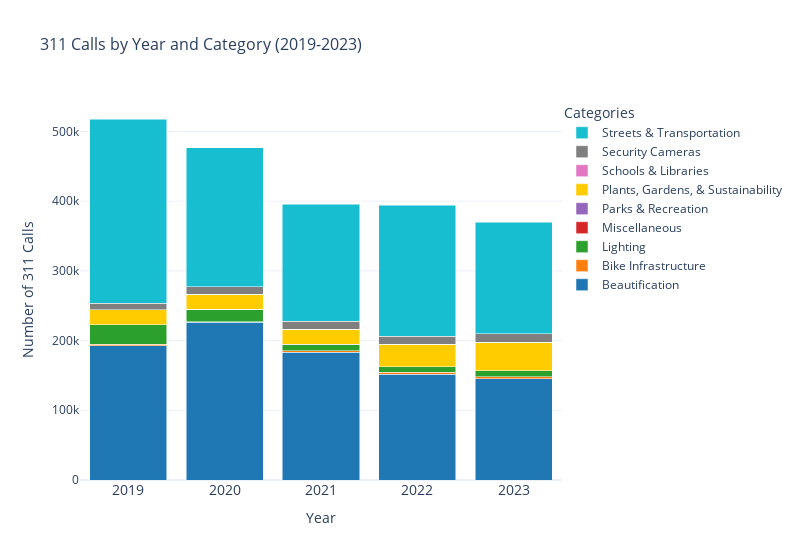
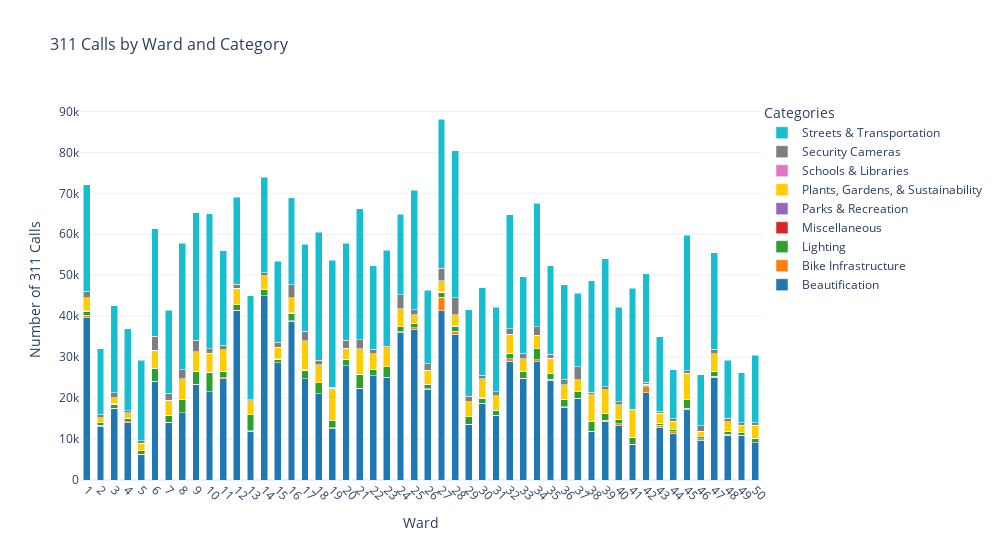
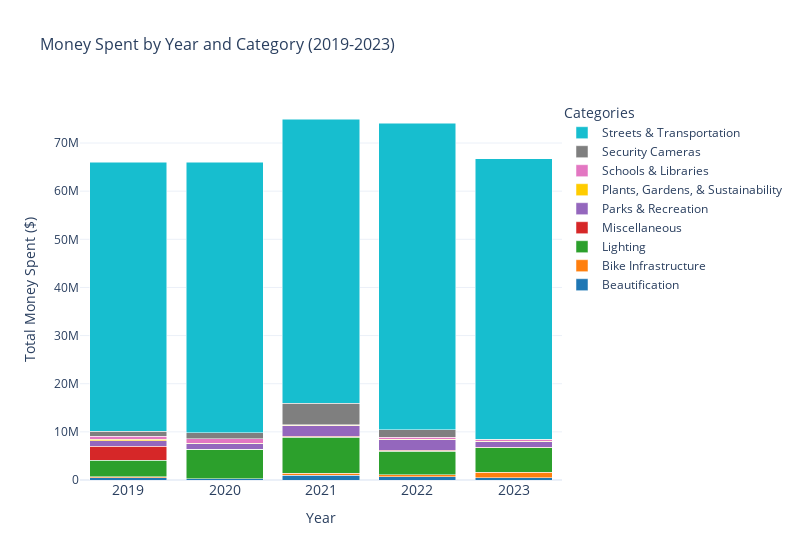
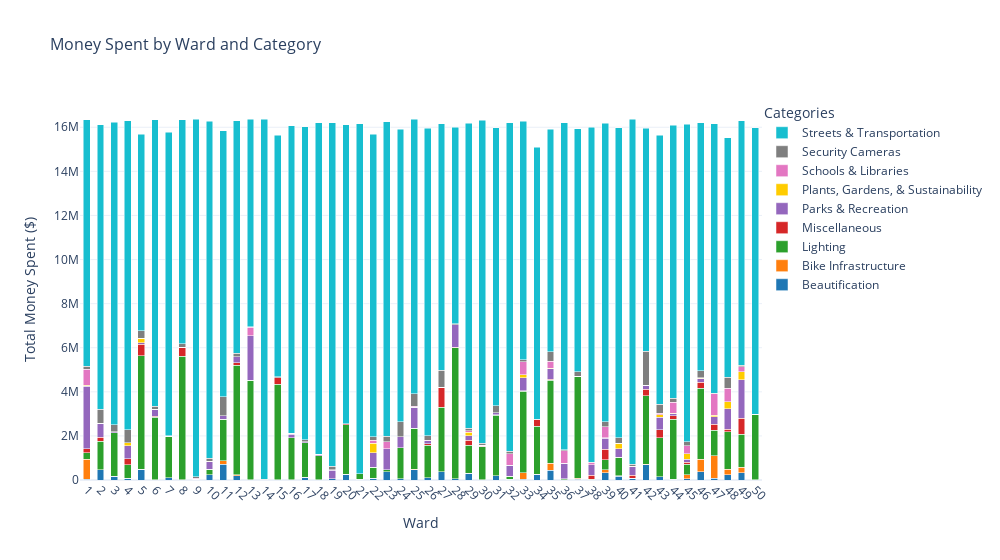

Here is the notebook cell these charts were saved with, in order:
### Code cell
# 2nd Version plotly 
import csv
import pathlib
from collections import defaultdict
import plotly.graph_objects as go
from plotly.offline import init_notebook_mode
init_notebook_mode(connected=True)

# CSV file path
csv_file = pathlib.Path.cwd().parent.parent / "30122-project-gitmoney" / "data" / "calls_money"
print(f"File path: {csv_file}")

def plot_calls_by_year_and_ward(csv_file: pathlib.Path):
    """
    Plot four interactive stacked bar charts: calls and money spent by year and ward, categorized.

    Parameters:
        csv_file (Path): Path to CSV file with year, ward, category, calls, and total_cost

    Returns:
        None (displays four plots)
    """
    # Load CSV data 
  
    with open(csv_file, 'r', encoding='utf-8') as f:
        reader = csv.DictReader(f)
        data = [{k.strip(): float(v) if k in ('calls', 'total_cost') else int(v) if k in ('year', 'ward') else v 
                    for k, v in row.items()} for row in reader]
 
    # Single-pass aggregation
    calls_by_year = defaultdict(lambda: defaultdict(int))
    calls_by_ward = defaultdict(lambda: defaultdict(int))
    money_by_year = defaultdict(lambda: defaultdict(float))
    money_by_ward = defaultdict(lambda: defaultdict(float))

    for entry in data:
        year = entry['year']
        ward = entry['ward']
        category = entry['category']
        calls = entry['calls']
        cost = entry['total_cost']

        if 2019 <= year <= 2023:
            calls_by_year[year][category] += calls
            money_by_year[year][category] += cost
        calls_by_ward[ward][category] += calls
        money_by_ward[ward][category] += cost

    # Extract sorted keys
    years = sorted(calls_by_year.keys())
    wards = sorted(calls_by_ward.keys())
    categories = sorted(set().union(*[set(calls_by_year[y].keys()) for y in years]))

    # Optimized 10-color palette
    color_palette = [
        '#1f77b4', '#ff7f0e', '#2ca02c', '#d62728', '#9467bd', 
        '#ffcc00', '#e377c2', '#7f7f7f', '#17becf', '#75701F'
    ]
    if len(categories) > len(color_palette):
        print(f"Warning: {len(categories)} categories exceed palette size ({len(color_palette)}).")
    category_colors = {cat: color_palette[i % len(color_palette)] for i, cat in enumerate(categories)}

    # Interactive stacked bar chart function 
    def plot_stacked_bars(x_values, data_dict, title, x_label, y_label, rotate_x=False):
        traces = []
        for category in categories:
            values = [data_dict[x].get(category, 0) for x in x_values]
            traces.append(go.Bar(
                x=x_values,
                y=values,
                name=category,
                hovertemplate='%{y}<extra></extra>',
                marker=dict(color=category_colors[category]),
                hoverinfo='y+name',
                width=0.5 if rotate_x else 0.8  
            ))

        # layout 
        layout = go.Layout(
            title=dict(text=title, font_size=16),
            barmode='stack',
            xaxis=dict(
                title=x_label,
                tickangle=45 if rotate_x else 0, 
                tickfont=dict(size=12 if rotate_x else 14),  
                tickmode='array',
                tickvals=x_values, 
                ticktext=[str(int(x)) for x in x_values],  
                automargin=True,  
                ticklen=8,  
                tickwidth=1
            ),
            yaxis=dict(title=y_label),
            hovermode='x unified',
            template="plotly_white",
            legend=dict(title="Categories", x=1, y=1, bgcolor="rgba(255,255,255,0.5)"),
            width=1000 if rotate_x else 800  
        )

        fig = go.Figure(data=traces, layout=layout)
        fig.show()

    # Plot all four charts
    plot_stacked_bars(years, calls_by_year, '311 Calls by Year and Category (2019-2023)', 'Year', 'Number of 311 Calls', rotate_x=False)
    plot_stacked_bars(wards, calls_by_ward, '311 Calls by Ward and Category', 'Ward', 'Number of 311 Calls', rotate_x=True)
    plot_stacked_bars(years, money_by_year, 'Money Spent by Year and Category (2019-2023)', 'Year', 'Total Money Spent ($)', rotate_x=False)
    plot_stacked_bars(wards, money_by_ward, 'Money Spent by Ward and Category', 'Ward', 'Total Money Spent ($)', rotate_x=True)

# Run the real data
if __name__ == "__main__":
    plot_calls_by_year_and_ward(csv_file)

### Figure 1 — Plotly figure (JSON) as saved in the notebook; plotly's stock layout.template omitted (floating-point values rounded to 4 significant figures)
{"data": [{"hoverinfo": "y+name", "hovertemplate": "%{y}<extra></extra>", "marker": {"color": "#1f77b4"}, "name": "Beautification", "type": "bar", "width": 0.8, "x": [2019, 2020, 2021, 2022, 2023], "y": [192651, 226121, 183231, 151475, 145395]}, {"hoverinfo": "y+name", "hovertemplate": "%{y}<extra></extra>", "marker": {"color": "#ff7f0e"}, "name": "Bike Infrastructure", "type": "bar", "width": 0.8, "x": [2019, 2020, 2021, 2022, 2023], "y": [2119, 1118, 1986, 3446, 2734]}, {"hoverinfo": "y+name", "hovertemplate": "%{y}<extra></extra>", "marker": {"color": "#2ca02c"}, "name": "Lighting", "type": "bar", "width": 0.8, "x": [2019, 2020, 2021, 2022, 2023], "y": [27863, 17720, 8870, 7559, 8501]}, {"hoverinfo": "y+name", "hovertemplate": "%{y}<extra></extra>", "marker": {"color": "#d62728"}, "name": "Miscellaneous", "type": "bar", "width": 0.8, "x": [2019, 2020, 2021, 2022, 2023], "y": [0, 0, 0, 0, 0]}, {"hoverinfo": "y+name", "hovertemplate": "%{y}<extra></extra>", "marker": {"color": "#9467bd"}, "name": "Parks & Recreation", "type": "bar", "width": 0.8, "x": [2019, 2020, 2021, 2022, 2023], "y": [404, 135, 596, 338, 313]}, {"hoverinfo": "y+name", "hovertemplate": "%{y}<extra></extra>", "marker": {"color": "#ffcc00"}, "name": "Plants, Gardens, & Sustainability", "type": "bar", "width": 0.8, "x": [2019, 2020, 2021, 2022, 2023], "y": [21484, 21141, 21727, 31647, 40708]}, {"hoverinfo": "y+name", "hovertemplate": "%{y}<extra></extra>", "marker": {"color": "#e377c2"}, "name": "Schools & Libraries", "type": "bar", "width": 0.8, "x": [2019, 2020, 2021, 2022, 2023], "y": [0, 0, 0, 0, 0]}, {"hoverinfo": "y+name", "hovertemplate": "%{y}<extra></extra>", "marker": {"color": "#7f7f7f"}, "name": "Security Cameras", "type": "bar", "width": 0.8, "x": [2019, 2020, 2021, 2022, 2023], "y": [8966, 10835, 11289, 11720, 12045]}, {"hoverinfo": "y+name", "hovertemplate": "%{y}<extra></extra>", "marker": {"color": "#17becf"}, "name": "Streets & Transportation", "type": "bar", "width": 0.8, "x": [2019, 2020, 2021, 2022, 2023], "y": [264391, 199902, 167919, 187936, 160300]}], "layout": {"barmode": "stack", "hovermode": "x unified", "legend": {"bgcolor": "rgba(255,255,255,0.5)", "title": {"text": "Categories"}, "x": 1, "y": 1}, "title": {"font": {"size": 16}, "text": "311 Calls by Year and Category (2019-2023)"}, "width": 800, "xaxis": {"automargin": true, "tickangle": 0, "tickfont": {"size": 14}, "ticklen": 8, "tickmode": "array", "ticktext": ["2019", "2020", "2021", "2022", "2023"], "tickvals": [2019, 2020, 2021, 2022, 2023], "tickwidth": 1, "title": {"text": "Year"}}, "yaxis": {"title": {"text": "Number of 311 Calls"}}}}

### Figure 2 — Plotly figure (JSON) as saved in the notebook; plotly's stock layout.template omitted (floating-point values rounded to 4 significant figures)
{"data": [{"hoverinfo": "y+name", "hovertemplate": "%{y}<extra></extra>", "marker": {"color": "#1f77b4"}, "name": "Beautification", "type": "bar", "width": 0.5, "x": [1, 2, 3, 4, 5, 6, 7, 8, 9, 10, 11, 12, 13, 14, 15, 16, 17, 18, 19, 20, 21, 22, 23, 24, 25, 26, 27, 28, 29, 30, 31, 32, 33, 34, 35, 36, 37, 38, 39, 40, 41, 42, 43, 44, 45, 46, 47, 48, 49, 50], "y": [39615, 13092, 17400, 14004, 6172, 24013, 14047, 16409, 23332, 21534, 24715, 41417, 11963, 44951, 28584, 38822, 24680, 21004, 12692, 27897, 22310, 25412, 25041, 36140, 36706, 22187, 41345, 35561, 13607, 18605, 15794, 28954, 24669, 28912, 24404, 17747, 19932, 11911, 14361, 13371, 8667, 21320, 12904, 11446, 17275, 9767, 25092, 10887, 10822, 9066]}, {"hoverinfo": "y+name", "hovertemplate": "%{y}<extra></extra>", "marker": {"color": "#ff7f0e"}, "name": "Bike Infrastructure", "type": "bar", "width": 0.5, "x": [1, 2, 3, 4, 5, 6, 7, 8, 9, 10, 11, 12, 13, 14, 15, 16, 17, 18, 19, 20, 21, 22, 23, 24, 25, 26, 27, 28, 29, 30, 31, 32, 33, 34, 35, 36, 37, 38, 39, 40, 41, 42, 43, 44, 45, 46, 47, 48, 49, 50], "y": [576, 288, 165, 260, 101, 115, 13, 14, 14, 34, 256, 37, 14, 28, 38, 8, 23, 10, 11, 21, 68, 17, 25, 20, 486, 109, 3280, 715, 15, 117, 60, 704, 206, 497, 150, 103, 29, 28, 259, 342, 27, 1437, 410, 290, 208, 322, 290, 246, 76, 58]}, {"hoverinfo": "y+name", "hovertemplate": "%{y}<extra></extra>", "marker": {"color": "#2ca02c"}, "name": "Lighting", "type": "bar", "width": 0.5, "x": [1, 2, 3, 4, 5, 6, 7, 8, 9, 10, 11, 12, 13, 14, 15, 16, 17, 18, 19, 20, 21, 22, 23, 24, 25, 26, 27, 28, 29, 30, 31, 32, 33, 34, 35, 36, 37, 38, 39, 40, 41, 42, 43, 44, 45, 46, 47, 48, 49, 50], "y": [1068, 619, 914, 810, 837, 3058, 1690, 3128, 3176, 4724, 1571, 1301, 4010, 1575, 905, 1908, 2156, 2675, 1736, 1559, 3391, 1577, 2615, 1250, 1048, 968, 1222, 1306, 1767, 1272, 1199, 1292, 1526, 2607, 1409, 1802, 1566, 2233, 1587, 1094, 1733, 253, 564, 528, 2073, 426, 1116, 703, 682, 1021]}, {"hoverinfo": "y+name", "hovertemplate": "%{y}<extra></extra>", "marker": {"color": "#d62728"}, "name": "Miscellaneous", "type": "bar", "width": 0.5, "x": [1, 2, 3, 4, 5, 6, 7, 8, 9, 10, 11, 12, 13, 14, 15, 16, 17, 18, 19, 20, 21, 22, 23, 24, 25, 26, 27, 28, 29, 30, 31, 32, 33, 34, 35, 36, 37, 38, 39, 40, 41, 42, 43, 44, 45, 46, 47, 48, 49, 50], "y": [0, 0, 0, 0, 0, 0, 0, 0, 0, 0, 0, 0, 0, 0, 0, 0, 0, 0, 0, 0, 0, 0, 0, 0, 0, 0, 0, 0, 0, 0, 0, 0, 0, 0, 0, 0, 0, 0, 0, 0, 0, 0, 0, 0, 0, 0, 0, 0, 0, 0]}, {"hoverinfo": "y+name", "hovertemplate": "%{y}<extra></extra>", "marker": {"color": "#9467bd"}, "name": "Parks & Recreation", "type": "bar", "width": 0.5, "x": [1, 2, 3, 4, 5, 6, 7, 8, 9, 10, 11, 12, 13, 14, 15, 16, 17, 18, 19, 20, 21, 22, 23, 24, 25, 26, 27, 28, 29, 30, 31, 32, 33, 34, 35, 36, 37, 38, 39, 40, 41, 42, 43, 44, 45, 46, 47, 48, 49, 50], "y": [29, 9, 108, 46, 37, 131, 56, 76, 73, 39, 27, 24, 2, 8, 44, 119, 48, 17, 30, 61, 79, 11, 11, 69, 47, 67, 99, 113, 62, 31, 10, 8, 37, 60, 27, 25, 47, 10, 42, 15, 14, 15, 12, 8, 23, 24, 20, 26, 6, 13]}, {"hoverinfo": "y+name", "hovertemplate": "%{y}<extra></extra>", "marker": {"color": "#ffcc00"}, "name": "Plants, Gardens, & Sustainability", "type": "bar", "width": 0.5, "x": [1, 2, 3, 4, 5, 6, 7, 8, 9, 10, 11, 12, 13, 14, 15, 16, 17, 18, 19, 20, 21, 22, 23, 24, 25, 26, 27, 28, 29, 30, 31, 32, 33, 34, 35, 36, 37, 38, 39, 40, 41, 42, 43, 44, 45, 46, 47, 48, 49, 50], "y": [3249, 1219, 1515, 1275, 1801, 4344, 3677, 5099, 4697, 4595, 5257, 4016, 3383, 3345, 2867, 3698, 7061, 4484, 7921, 2623, 6190, 3819, 4571, 4307, 2006, 3471, 2744, 2650, 3645, 4680, 3493, 4610, 3185, 3262, 3761, 3592, 2949, 6668, 5731, 3605, 6654, 412, 2386, 2088, 6448, 1405, 4326, 2327, 1800, 3172]}, {"hoverinfo": "y+name", "hovertemplate": "%{y}<extra></extra>", "marker": {"color": "#e377c2"}, "name": "Schools & Libraries", "type": "bar", "width": 0.5, "x": [1, 2, 3, 4, 5, 6, 7, 8, 9, 10, 11, 12, 13, 14, 15, 16, 17, 18, 19, 20, 21, 22, 23, 24, 25, 26, 27, 28, 29, 30, 31, 32, 33, 34, 35, 36, 37, 38, 39, 40, 41, 42, 43, 44, 45, 46, 47, 48, 49, 50], "y": [0, 0, 0, 0, 0, 0, 0, 0, 0, 0, 0, 0, 0, 0, 0, 0, 0, 0, 0, 0, 0, 0, 0, 0, 0, 0, 0, 0, 0, 0, 0, 0, 0, 0, 0, 0, 0, 0, 0, 0, 0, 0, 0, 0, 0, 0, 0, 0, 0, 0]}, {"hoverinfo": "y+name", "hovertemplate": "%{y}<extra></extra>", "marker": {"color": "#7f7f7f"}, "name": "Security Cameras", "type": "bar", "width": 0.5, "x": [1, 2, 3, 4, 5, 6, 7, 8, 9, 10, 11, 12, 13, 14, 15, 16, 17, 18, 19, 20, 21, 22, 23, 24, 25, 26, 27, 28, 29, 30, 31, 32, 33, 34, 35, 36, 37, 38, 39, 40, 41, 42, 43, 44, 45, 46, 47, 48, 49, 50], "y": [1526, 650, 1169, 522, 676, 3395, 1707, 2150, 2790, 1105, 1032, 1024, 283, 678, 1237, 3066, 2371, 1109, 293, 1988, 2222, 1045, 425, 3482, 1340, 1550, 2993, 4128, 1399, 922, 1037, 1403, 1340, 2125, 945, 1232, 3082, 619, 801, 664, 218, 437, 570, 574, 672, 1263, 1062, 880, 553, 710]}, {"hoverinfo": "y+name", "hovertemplate": "%{y}<extra></extra>", "marker": {"color": "#17becf"}, "name": "Streets & Transportation", "type": "bar", "width": 0.5, "x": [1, 2, 3, 4, 5, 6, 7, 8, 9, 10, 11, 12, 13, 14, 15, 16, 17, 18, 19, 20, 21, 22, 23, 24, 25, 26, 27, 28, 29, 30, 31, 32, 33, 34, 35, 36, 37, 38, 39, 40, 41, 42, 43, 44, 45, 46, 47, 48, 49, 50], "y": [26019, 16192, 21316, 19963, 19667, 26337, 20221, 30961, 31173, 33032, 23094, 21181, 25342, 23367, 19700, 21310, 21258, 31252, 30941, 23626, 31977, 20433, 23381, 19614, 29178, 17947, 36468, 35925, 21118, 21319, 20546, 27797, 18698, 30071, 21680, 23227, 18013, 27243, 31200, 23115, 29554, 26445, 18100, 12045, 33089, 12505, 23580, 14127, 12216, 16472]}], "layout": {"barmode": "stack", "hovermode": "x unified", "legend": {"bgcolor": "rgba(255,255,255,0.5)", "title": {"text": "Categories"}, "x": 1, "y": 1}, "title": {"font": {"size": 16}, "text": "311 Calls by Ward and Category"}, "width": 1000, "xaxis": {"automargin": true, "tickangle": 45, "tickfont": {"size": 12}, "ticklen": 8, "tickmode": "array", "ticktext": ["1", "2", "3", "4", "5", "6", "7", "8", "9", "10", "11", "12", "13", "14", "15", "16", "17", "18", "19", "20", "21", "22", "23", "24", "25", "26", "27", "28", "29", "30", "31", "32", "33", "34", "35", "36", "37", "38", "39", "40", "41", "42", "43", "44", "45", "46", "47", "48", "49", "50"], "tickvals": [1, 2, 3, 4, 5, 6, 7, 8, 9, 10, 11, 12, 13, 14, 15, 16, 17, 18, 19, 20, 21, 22, 23, 24, 25, 26, 27, 28, 29, 30, 31, 32, 33, 34, 35, 36, 37, 38, 39, 40, 41, 42, 43, 44, 45, 46, 47, 48, 49, 50], "tickwidth": 1, "title": {"text": "Ward"}}, "yaxis": {"title": {"text": "Number of 311 Calls"}}}}

### Figure 3 — Plotly figure (JSON) as saved in the notebook; plotly's stock layout.template omitted (floating-point values rounded to 4 significant figures)
{"data": [{"hoverinfo": "y+name", "hovertemplate": "%{y}<extra></extra>", "marker": {"color": "#1f77b4"}, "name": "Beautification", "type": "bar", "width": 0.8, "x": [2019, 2020, 2021, 2022, 2023], "y": [475637, 218825, 961918, 637405, 468730]}, {"hoverinfo": "y+name", "hovertemplate": "%{y}<extra></extra>", "marker": {"color": "#ff7f0e"}, "name": "Bike Infrastructure", "type": "bar", "width": 0.8, "x": [2019, 2020, 2021, 2022, 2023], "y": [219000, 71000, 452500, 427500, 1176263]}, {"hoverinfo": "y+name", "hovertemplate": "%{y}<extra></extra>", "marker": {"color": "#2ca02c"}, "name": "Lighting", "type": "bar", "width": 0.8, "x": [2019, 2020, 2021, 2022, 2023], "y": [3456041, 6069707, 7480645, 4894523, 5042751]}, {"hoverinfo": "y+name", "hovertemplate": "%{y}<extra></extra>", "marker": {"color": "#d62728"}, "name": "Miscellaneous", "type": "bar", "width": 0.8, "x": [2019, 2020, 2021, 2022, 2023], "y": [2912952, 6145, 200000, 225218, 157934]}, {"hoverinfo": "y+name", "hovertemplate": "%{y}<extra></extra>", "marker": {"color": "#9467bd"}, "name": "Parks & Recreation", "type": "bar", "width": 0.8, "x": [2019, 2020, 2021, 2022, 2023], "y": [1110120, 1114975, 2149540, 2190833, 1077081]}, {"hoverinfo": "y+name", "hovertemplate": "%{y}<extra></extra>", "marker": {"color": "#ffcc00"}, "name": "Plants, Gardens, & Sustainability", "type": "bar", "width": 0.8, "x": [2019, 2020, 2021, 2022, 2023], "y": [258371, 190406, 164000, 91700, 160000]}, {"hoverinfo": "y+name", "hovertemplate": "%{y}<extra></extra>", "marker": {"color": "#e377c2"}, "name": "Schools & Libraries", "type": "bar", "width": 0.8, "x": [2019, 2020, 2021, 2022, 2023], "y": [695000, 926233, 89750, 395360, 320634]}, {"hoverinfo": "y+name", "hovertemplate": "%{y}<extra></extra>", "marker": {"color": "#7f7f7f"}, "name": "Security Cameras", "type": "bar", "width": 0.8, "x": [2019, 2020, 2021, 2022, 2023], "y": [965856, 1207779, 4482962, 1551966, 34000]}, {"hoverinfo": "y+name", "hovertemplate": "%{y}<extra></extra>", "marker": {"color": "#17becf"}, "name": "Streets & Transportation", "type": "bar", "width": 0.8, "x": [2019, 2020, 2021, 2022, 2023], "y": [55884972, 56155076, 59008589, 63730102, 58317014]}], "layout": {"barmode": "stack", "hovermode": "x unified", "legend": {"bgcolor": "rgba(255,255,255,0.5)", "title": {"text": "Categories"}, "x": 1, "y": 1}, "title": {"font": {"size": 16}, "text": "Money Spent by Year and Category (2019-2023)"}, "width": 800, "xaxis": {"automargin": true, "tickangle": 0, "tickfont": {"size": 14}, "ticklen": 8, "tickmode": "array", "ticktext": ["2019", "2020", "2021", "2022", "2023"], "tickvals": [2019, 2020, 2021, 2022, 2023], "tickwidth": 1, "title": {"text": "Year"}}, "yaxis": {"title": {"text": "Total Money Spent ($)"}}}}

### Figure 4 — Plotly figure (JSON) as saved in the notebook; plotly's stock layout.template omitted (floating-point values rounded to 4 significant figures)
{"data": [{"hoverinfo": "y+name", "hovertemplate": "%{y}<extra></extra>", "marker": {"color": "#1f77b4"}, "name": "Beautification", "type": "bar", "width": 0.5, "x": [1, 2, 3, 4, 5, 6, 7, 8, 9, 10, 11, 12, 13, 14, 15, 16, 17, 18, 19, 20, 21, 22, 23, 24, 25, 26, 27, 28, 29, 30, 31, 32, 33, 34, 35, 36, 37, 38, 39, 40, 41, 42, 43, 44, 45, 46, 47, 48, 49, 50], "y": [36000, 465965, 180150, 88069, 480679, 20750, 107703, 16500, 13600, 236888, 718426, 203401, 18345, 0, 7800, 14400, 130600, 17595, 51100, 256148, 23362, 88700, 369194, 63443, 458197, 96011, 374551, 46850, 313157, 10000, 188547, 34100, 32000, 264300, 453425, 16700, 41757, 10300, 325350, 171961, 68650, 701714, 143976, 35850, 60909, 374864, 70300, 236850, 337028, 14000]}, {"hoverinfo": "y+name", "hovertemplate": "%{y}<extra></extra>", "marker": {"color": "#ff7f0e"}, "name": "Bike Infrastructure", "type": "bar", "width": 0.5, "x": [1, 2, 3, 4, 5, 6, 7, 8, 9, 10, 11, 12, 13, 14, 15, 16, 17, 18, 19, 20, 21, 22, 23, 24, 25, 26, 27, 28, 29, 30, 31, 32, 33, 34, 35, 36, 37, 38, 39, 40, 41, 42, 43, 44, 45, 46, 47, 48, 49, 50], "y": [900000, 0, 0, 0, 0, 0, 0, 0, 0, 0, 150000, 30000, 0, 0, 0, 0, 0, 0, 0, 0, 0, 0, 0, 0, 26500, 0, 0, 0, 0, 0, 0, 5000, 297763, 0, 315365, 0, 45000, 0, 150000, 23000, 0, 18000, 0, 0, 175716, 565500, 1034500, 255500, 247000, 0]}, {"hoverinfo": "y+name", "hovertemplate": "%{y}<extra></extra>", "marker": {"color": "#2ca02c"}, "name": "Lighting", "type": "bar", "width": 0.5, "x": [1, 2, 3, 4, 5, 6, 7, 8, 9, 10, 11, 12, 13, 14, 15, 16, 17, 18, 19, 20, 21, 22, 23, 24, 25, 26, 27, 28, 29, 30, 31, 32, 33, 34, 35, 36, 37, 38, 39, 40, 41, 42, 43, 44, 45, 46, 47, 48, 49, 50], "y": [308844, 1294152, 1968675, 599679, 5151668, 2822448, 1866200, 5601809, 26512, 243950, 1880866, 4980847, 4498570, 2349, 4341187, 1907642, 1552550, 1091690, 1600, 2239974, 267450, 481728, 96000, 1397683, 1860600, 1473050, 2936912, 5963549, 1253849, 1498260, 2757781, 141500, 3698950, 2166305, 3745950, 44363, 4596450, 16750, 452721, 827499, 3550, 3112864, 1777850, 2720843, 482250, 3217700, 1163149, 1696750, 1490726, 2966032]}, {"hoverinfo": "y+name", "hovertemplate": "%{y}<extra></extra>", "marker": {"color": "#d62728"}, "name": "Miscellaneous", "type": "bar", "width": 0.5, "x": [1, 2, 3, 4, 5, 6, 7, 8, 9, 10, 11, 12, 13, 14, 15, 16, 17, 18, 19, 20, 21, 22, 23, 24, 25, 26, 27, 28, 29, 30, 31, 32, 33, 34, 35, 36, 37, 38, 39, 40, 41, 42, 43, 44, 45, 46, 47, 48, 49, 50], "y": [171611, 184196, 413, 284219, 524039, 48646, 1200, 405770, 0, 2620, 0, 101582, 5983, 483, 281814, 515, 11560, 154, 0, 48273, 0, 0, 10925, 0, 634, 66386, 889270, 928, 234912, 25000, 10703, 0, 27543, 300955, 54145, 525, 19616, 196957, 471480, 1173, 133500, 276764, 355318, 148854, 79587, 271764, 254450, 119206, 733604, 0]}, {"hoverinfo": "y+name", "hovertemplate": "%{y}<extra></extra>", "marker": {"color": "#9467bd"}, "name": "Parks & Recreation", "type": "bar", "width": 0.5, "x": [1, 2, 3, 4, 5, 6, 7, 8, 9, 10, 11, 12, 13, 14, 15, 16, 17, 18, 19, 20, 21, 22, 23, 24, 25, 26, 27, 28, 29, 30, 31, 32, 33, 34, 35, 36, 37, 38, 39, 40, 41, 42, 43, 44, 45, 46, 47, 48, 49, 50], "y": [2839999, 622305, 34000, 577340, 70580, 325000, 0, 0, 0, 335000, 172829, 284850, 2015000, 0, 0, 150000, 50000, 50000, 395118, 0, 0, 674000, 930829, 500000, 951276, 150000, 0, 1025000, 209500, 45000, 100000, 500000, 576904, 0, 468000, 690578, 0, 470000, 490616, 390000, 402000, 189319, 575201, 104988, 132500, 167735, 350100, 914900, 1728925, 0]}, {"hoverinfo": "y+name", "hovertemplate": "%{y}<extra></extra>", "marker": {"color": "#ffcc00"}, "name": "Plants, Gardens, & Sustainability", "type": "bar", "width": 0.5, "x": [1, 2, 3, 4, 5, 6, 7, 8, 9, 10, 11, 12, 13, 14, 15, 16, 17, 18, 19, 20, 21, 22, 23, 24, 25, 26, 27, 28, 29, 30, 31, 32, 33, 34, 35, 36, 37, 38, 39, 40, 41, 42, 43, 44, 45, 46, 47, 48, 49, 50], "y": [50000, 18841, 15129, 150000, 212595, 0, 0, 0, 0, 30000, 0, 0, 4438, 0, 0, 47200, 0, 0, 20515, 4289, 0, 415000, 0, 539, 2576, 0, 0, 0, 151788, 0, 0, 0, 134241, 0, 21275, 0, 0, 0, 25000, 262535, 17100, 1050, 114180, 14532, 249000, 22972, 74385, 334498, 377000, 0]}, {"hoverinfo": "y+name", "hovertemplate": "%{y}<extra></extra>", "marker": {"color": "#e377c2"}, "name": "Schools & Libraries", "type": "bar", "width": 0.5, "x": [1, 2, 3, 4, 5, 6, 7, 8, 9, 10, 11, 12, 13, 14, 15, 16, 17, 18, 19, 20, 21, 22, 23, 24, 25, 26, 27, 28, 29, 30, 31, 32, 33, 34, 35, 36, 37, 38, 39, 40, 41, 42, 43, 44, 45, 46, 47, 48, 49, 50], "y": [708363, 0, 0, 0, 0, 0, 0, 0, 49115, 0, 0, 0, 395000, 0, 0, 0, 0, 0, 0, 0, 0, 140000, 339352, 0, 50000, 20000, 0, 9400, 75000, 0, 0, 500000, 594542, 0, 339000, 583900, 0, 80650, 511233, 0, 0, 0, 53500, 510200, 383100, 9057, 956284, 600899, 232222, 0]}, {"hoverinfo": "y+name", "hovertemplate": "%{y}<extra></extra>", "marker": {"color": "#7f7f7f"}, "name": "Security Cameras", "type": "bar", "width": 0.5, "x": [1, 2, 3, 4, 5, 6, 7, 8, 9, 10, 11, 12, 13, 14, 15, 16, 17, 18, 19, 20, 21, 22, 23, 24, 25, 26, 27, 28, 29, 30, 31, 32, 33, 34, 35, 36, 37, 38, 39, 40, 41, 42, 43, 44, 45, 46, 47, 48, 49, 50], "y": [152459, 624346, 311721, 586139, 324557, 128350, 24776, 165793, 67500, 135933, 854802, 147622, 5400, 24776, 46000, 0, 79772, 5485, 163985, 1800, 0, 173391, 239356, 676674, 559188, 199926, 785795, 48300, 104904, 81087, 319530, 123680, 102237, 22500, 428083, 38281, 215552, 24776, 210738, 241789, 87534, 1530828, 421188, 163316, 169377, 319435, 27011, 497221, 57820, 0]}, {"hoverinfo": "y+name", "hovertemplate": "%{y}<extra></extra>", "marker": {"color": "#17becf"}, "name": "Streets & Transportation", "type": "bar", "width": 0.5, "x": [1, 2, 3, 4, 5, 6, 7, 8, 9, 10, 11, 12, 13, 14, 15, 16, 17, 18, 19, 20, 21, 22, 23, 24, 25, 26, 27, 28, 29, 30, 31, 32, 33, 34, 35, 36, 37, 38, 39, 40, 41, 42, 43, 44, 45, 46, 47, 48, 49, 50], "y": [11170222, 12915192, 13728358, 14022278, 8926842, 13001008, 13768943, 10159947, 16200339, 15282626, 12070273, 10549029, 9433038, 16340650, 10966875, 13957405, 14206772, 15050023, 15562419, 13568077, 15872045, 13707243, 14256318, 13277046, 12453773, 13958724, 11166723, 8900142, 13839997, 14654250, 12601556, 14900411, 10812084, 12340913, 10077379, 14828855, 11008218, 15200024, 13538235, 14053471, 15646368, 10125979, 12188711, 12384443, 14408966, 11255106, 12224804, 10871670, 11095586, 13010019]}], "layout": {"barmode": "stack", "hovermode": "x unified", "legend": {"bgcolor": "rgba(255,255,255,0.5)", "title": {"text": "Categories"}, "x": 1, "y": 1}, "title": {"font": {"size": 16}, "text": "Money Spent by Ward and Category"}, "width": 1000, "xaxis": {"automargin": true, "tickangle": 45, "tickfont": {"size": 12}, "ticklen": 8, "tickmode": "array", "ticktext": ["1", "2", "3", "4", "5", "6", "7", "8", "9", "10", "11", "12", "13", "14", "15", "16", "17", "18", "19", "20", "21", "22", "23", "24", "25", "26", "27", "28", "29", "30", "31", "32", "33", "34", "35", "36", "37", "38", "39", "40", "41", "42", "43", "44", "45", "46", "47", "48", "49", "50"], "tickvals": [1, 2, 3, 4, 5, 6, 7, 8, 9, 10, 11, 12, 13, 14, 15, 16, 17, 18, 19, 20, 21, 22, 23, 24, 25, 26, 27, 28, 29, 30, 31, 32, 33, 34, 35, 36, 37, 38, 39, 40, 41, 42, 43, 44, 45, 46, 47, 48, 49, 50], "tickwidth": 1, "title": {"text": "Ward"}}, "yaxis": {"title": {"text": "Total Money Spent ($)"}}}}
